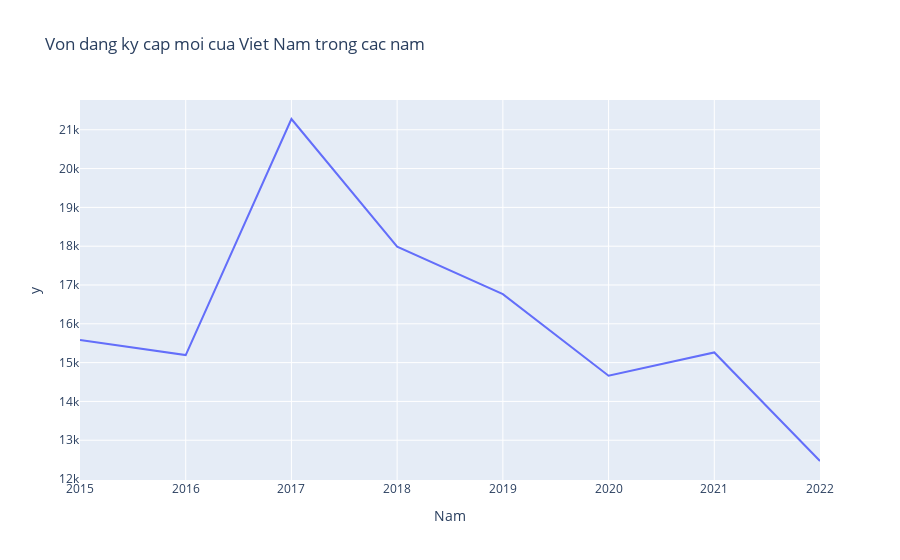
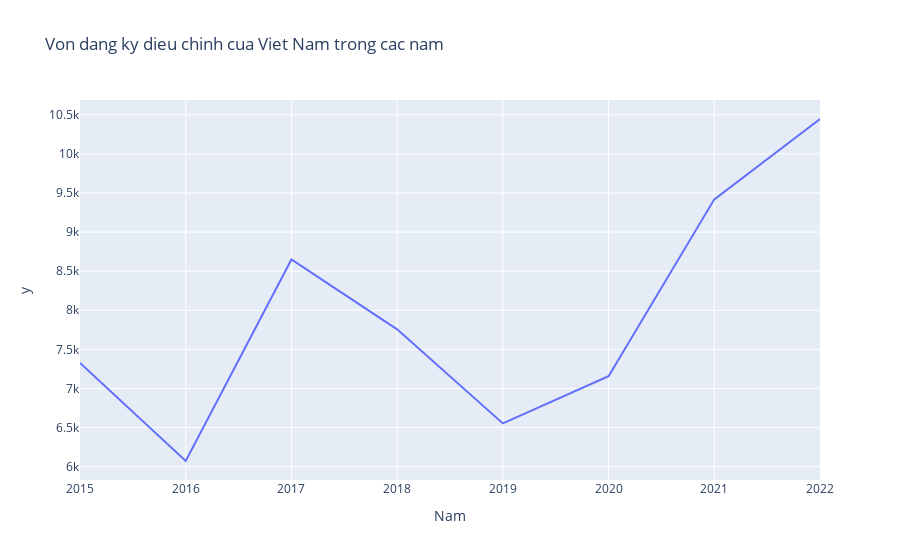
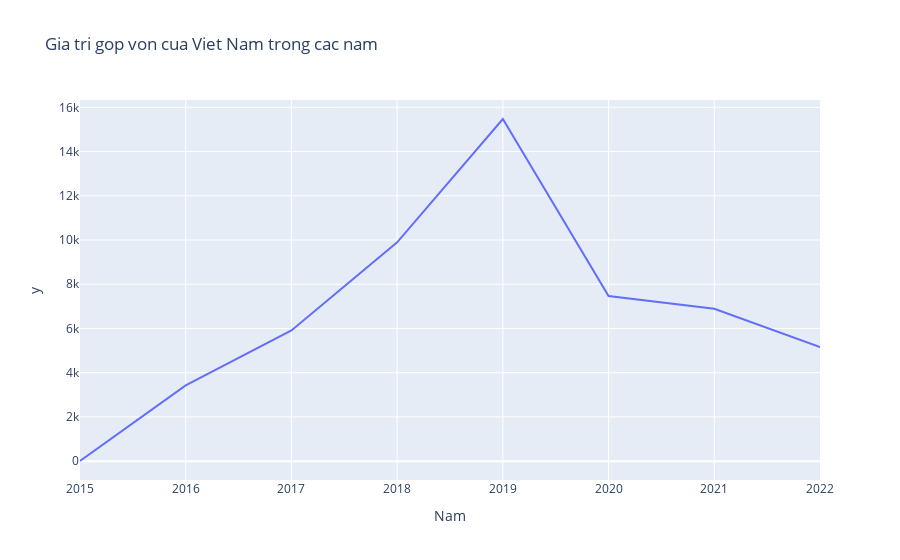
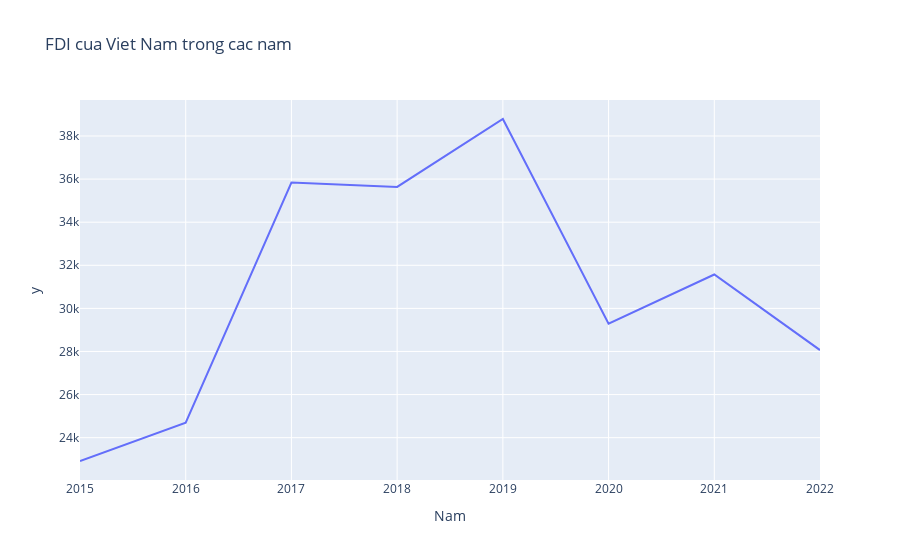

Here is the notebook cell these charts were saved with, in order:
### Code cell
# Calculate sum of von dang ky cap moi, von dang ky dieu chinh,  gia tri gop von of all province in each year
sum_von_dang_ky_cap_moi = data.groupby('Nam')['Von dang ky cap moi'].sum()
sum_von_dang_ky_dieu_chinh = data.groupby('Nam')['Von dang ky dieu chinh'].sum()
sum_gia_tri_gop_von = data.groupby('Nam')['Gia tri gop von'].sum()
sum_tong_von = sum_von_dang_ky_cap_moi + sum_von_dang_ky_dieu_chinh + sum_gia_tri_gop_von
# draw graph to show sum of von dang ky cap moi, von dang ky dieu chinh,  gia tri gop von of all province in each year with px
fig = px.line(data_frame=sum_von_dang_ky_cap_moi, x=sum_von_dang_ky_cap_moi.index, y=sum_von_dang_ky_cap_moi.values, title='Von dang ky cap moi cua Viet Nam trong cac nam')
fig.show()
fig = px.line(data_frame=sum_von_dang_ky_dieu_chinh, x=sum_von_dang_ky_dieu_chinh.index, y=sum_von_dang_ky_dieu_chinh.values, title='Von dang ky dieu chinh cua Viet Nam trong cac nam')
fig.show()
fig = px.line(data_frame=sum_gia_tri_gop_von, x=sum_gia_tri_gop_von.index, y=sum_gia_tri_gop_von.values, title='Gia tri gop von cua Viet Nam trong cac nam')
fig.show()
# draw graph to show sum tong von of all province and percentage of sum von dang ky cap moi, von dang ky dieu chinh,  gia tri gop von of all province in each year with px
fig = px.line(data_frame=sum_tong_von, x=sum_tong_von.index, y=sum_tong_von.values, title='FDI cua Viet Nam trong cac nam')
fig.show()

### Figure 1 — Plotly figure (JSON) as saved in the notebook; plotly's stock layout.template omitted (floating-point values rounded to 4 significant figures)
{"data": [{"hovertemplate": "Nam=%{x}<br>y=%{y}<extra></extra>", "legendgroup": "", "line": {"color": "#636efa", "dash": "solid"}, "marker": {"symbol": "circle"}, "mode": "lines", "name": "", "orientation": "v", "showlegend": false, "type": "scatter", "x": [2015, 2016, 2017, 2018, 2019, 2020, 2021, 2022], "xaxis": "x", "y": [15580.0, 15190.0, 21280.0, 17990.0, 16760.0, 14660.0, 15260.0, 12460.0], "yaxis": "y"}], "layout": {"legend": {"tracegroupgap": 0}, "title": {"text": "Von dang ky cap moi cua Viet Nam trong cac nam"}, "xaxis": {"anchor": "y", "domain": [0, 1], "title": {"text": "Nam"}}, "yaxis": {"anchor": "x", "domain": [0, 1], "title": {"text": "y"}}}}

### Figure 2 — Plotly figure (JSON) as saved in the notebook; plotly's stock layout.template omitted (floating-point values rounded to 4 significant figures)
{"data": [{"hovertemplate": "Nam=%{x}<br>y=%{y}<extra></extra>", "legendgroup": "", "line": {"color": "#636efa", "dash": "solid"}, "marker": {"symbol": "circle"}, "mode": "lines", "name": "", "orientation": "v", "showlegend": false, "type": "scatter", "x": [2015, 2016, 2017, 2018, 2019, 2020, 2021, 2022], "xaxis": "x", "y": [7327.0, 6072.0, 8650.0, 7756.0, 6553.0, 7156.0, 9418.0, 10450.0], "yaxis": "y"}], "layout": {"legend": {"tracegroupgap": 0}, "title": {"text": "Von dang ky dieu chinh cua Viet Nam trong cac nam"}, "xaxis": {"anchor": "y", "domain": [0, 1], "title": {"text": "Nam"}}, "yaxis": {"anchor": "x", "domain": [0, 1], "title": {"text": "y"}}}}

### Figure 3 — Plotly figure (JSON) as saved in the notebook; plotly's stock layout.template omitted (floating-point values rounded to 4 significant figures)
{"data": [{"hovertemplate": "Nam=%{x}<br>y=%{y}<extra></extra>", "legendgroup": "", "line": {"color": "#636efa", "dash": "solid"}, "marker": {"symbol": "circle"}, "mode": "lines", "name": "", "orientation": "v", "showlegend": false, "type": "scatter", "x": [2015, 2016, 2017, 2018, 2019, 2020, 2021, 2022], "xaxis": "x", "y": [7.14, 3428.0, 5910.0, 9893.0, 15470.0, 7469.0, 6894.0, 5154.0], "yaxis": "y"}], "layout": {"legend": {"tracegroupgap": 0}, "title": {"text": "Gia tri gop von cua Viet Nam trong cac nam"}, "xaxis": {"anchor": "y", "domain": [0, 1], "title": {"text": "Nam"}}, "yaxis": {"anchor": "x", "domain": [0, 1], "title": {"text": "y"}}}}

### Figure 4 — Plotly figure (JSON) as saved in the notebook; plotly's stock layout.template omitted (floating-point values rounded to 4 significant figures)
{"data": [{"hovertemplate": "Nam=%{x}<br>y=%{y}<extra></extra>", "legendgroup": "", "line": {"color": "#636efa", "dash": "solid"}, "marker": {"symbol": "circle"}, "mode": "lines", "name": "", "orientation": "v", "showlegend": false, "type": "scatter", "x": [2015, 2016, 2017, 2018, 2019, 2020, 2021, 2022], "xaxis": "x", "y": [22920.0, 24690.0, 35840.0, 35640.0, 38790.0, 29290.0, 31570.0, 28060.0], "yaxis": "y"}], "layout": {"legend": {"tracegroupgap": 0}, "title": {"text": "FDI cua Viet Nam trong cac nam"}, "xaxis": {"anchor": "y", "domain": [0, 1], "title": {"text": "Nam"}}, "yaxis": {"anchor": "x", "domain": [0, 1], "title": {"text": "y"}}}}
